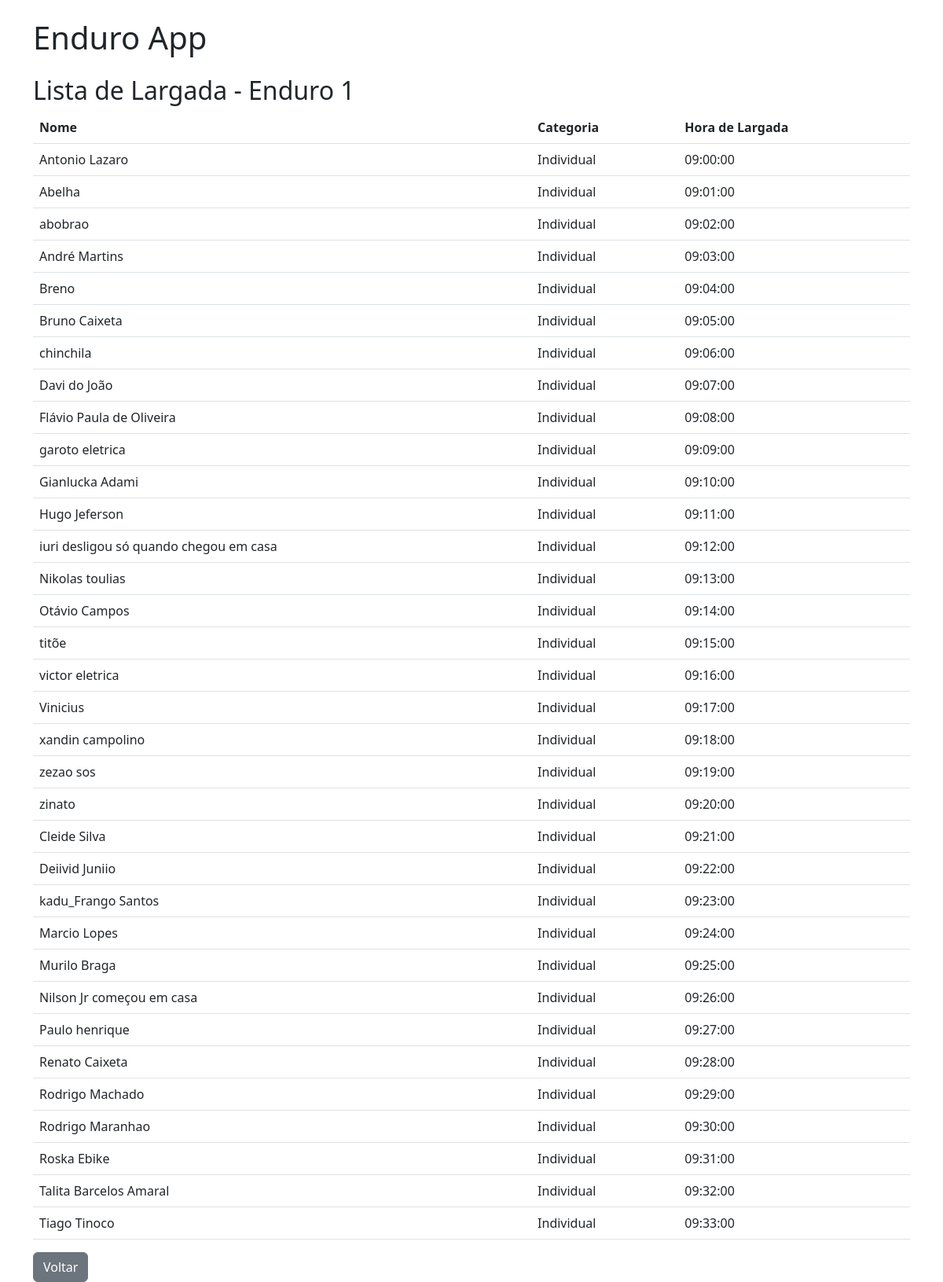
The page /enduros/1/listalargada/ on the database its author committed.
### models.py (models this page shows)
class Enduro(Base):
    __tablename__ = "enduros"
    id = Column(Integer, primary_key=True, index=True)
    name = Column(String, index=True)
    location = Column(String)
    date = Column(String)
    hora_largada = Column(String, nullable=False)
    competitors = relationship("Competitor", back_populates="enduro")
    checkpoints = relationship("Checkpoint", back_populates="enduro")
    categories = relationship("Category", back_populates="enduro")
    resultados = relationship("Resultados", back_populates="enduro")

class Competitor(Base):
    __tablename__ = "competitors"
    id = Column(Integer, primary_key=True, index=True)
    enduro_id = Column(Integer, ForeignKey("enduros.id"))
    name = Column(String, index=True)
    placa = Column(String)
    categories_id = Column(Integer, ForeignKey("categories.id"))
    enduro = relationship("Enduro", back_populates="competitors")
    checkpoints = relationship("Checkpoint", back_populates="competitor")
    category = relationship("Category", back_populates="competitors")
    resultados = relationship("Resultados", back_populates="competitor")
    trackpoints = relationship("Trackpoint", back_populates="competitor")

class Category(Base):
    __tablename__ = "categories"
    id = Column(Integer, primary_key=True, index=True)
    enduro_id = Column(Integer, ForeignKey("enduros.id"))
    name = Column(String)
    enduro = relationship("Enduro", back_populates="categories")
    competitors = relationship("Competitor", back_populates="category")

### routers.py (the view)
@router.get("/enduros/{enduro_id}/listalargada/", response_class=HTMLResponse)
def list_largada(enduro_id: int, request: Request, db: Session = Depends(get_db)):
    enduro = db.query(Enduro).filter(Enduro.id == enduro_id).first()
    if not enduro:
        raise HTTPException(status_code=404, detail="Enduro não encontrado")
    competitors = db.query(Competitor).filter(Competitor.enduro_id == enduro_id).all()
    largada_list = []
    try:
        hora_atual = datetime.strptime(enduro.hora_largada, "%H:%M:%S")
    except ValueError:
        raise HTTPException(status_code=500, detail="Formato de hora de largada inválido")
    for competitor in competitors:
        competitor_name = competitor.name if competitor else "Sem nome"
        category = db.query(Category).filter(Category.id == competitor.categories_id).first()
        category_name = category.name if category else "Sem categoria"
        largada_list.append({
            "name": competitor_name,
            "category": category_name,
            "hora_largada": hora_atual.strftime("%H:%M:%S")  # Agora funciona corretamente
        })
        hora_atual += timedelta(minutes=1)
    return templates.TemplateResponse(
        "list_largada.html",
        {"request": request, "enduro": enduro, "largada_list": largada_list}
    )

### templates/list_largada.html
{% extends "base.html" %}
{% block content %}
<h2>Lista de Largada - {{ enduro.name }}</h2>
<table class="table">
    <thead>
        <tr>
            <th>Nome</th>
            <th>Categoria</th>
            <th>Hora de Largada</th>
        </tr>
    </thead>
    <tbody>
        {% for competitor in largada_list %}
        <tr>
            <td>{{ competitor.name }}</td>
            <td>{{ competitor.category }}</td>
            <td>{{ competitor.hora_largada }}</td>
        </tr>
        {% endfor %}
    </tbody>
</table>
<a href="/enduros/{{ enduro.id }}/" class="btn btn-secondary">Voltar</a>
{% endblock %}

### rows shown on the page
Enduro: name "Enduro 1"
Competitor: name "Antonio Lazaro"
Category: category "Individual" "Individual" "Individual" "Individual" "Individual" "Individual" "Individual" "Individual" "Individual" "Individual" "Individual" "Individual" "Individual" "Individual" "Individual" "Individual" "Individual" "Individual" "Individual" "Individual" "Individual" "Individual" "Individual" "Individual" "Individual" "Individual" "Individual" "Individual" "Individual" "Individual" "Individual" "Individual" "Individual" "Individual"
Competitor: name "Abelha"
Competitor: name "abobrao"
Competitor: name "André Martins"
Competitor: name "Breno"
Competitor: name "Bruno Caixeta"
Competitor: name "chinchila"
Competitor: name "Davi do João"
Competitor: name "Flávio Paula de Oliveira"
Competitor: name "garoto eletrica"
Competitor: name "Gianlucka Adami"
Competitor: name "Hugo Jeferson"
Competitor: name "iuri desligou só quando chegou em casa"
Competitor: name "Nikolas toulias"
Competitor: name "Otávio Campos"
Competitor: name "titõe"
Competitor: name "victor eletrica"
Competitor: name "Vinicius"
Competitor: name "xandin campolino"
Competitor: name "zezao sos"
Competitor: name "zinato"
Competitor: name "Cleide Silva"
Competitor: name "Deiivid Juniio"
Competitor: name "kadu_Frango Santos"
Competitor: name "Marcio Lopes"
Competitor: name "Murilo Braga"
Competitor: name "Nilson Jr começou em casa"
Competitor: name "Paulo henrique"
Competitor: name "Renato Caixeta"
Competitor: name "Rodrigo Machado"
Competitor: name "Rodrigo Maranhao"
Competitor: name "Roska Ebike"
Competitor: name "Talita Barcelos Amaral"
Competitor: name "Tiago Tinoco"

### other values the page prints
{{ competitor.hora_largada }} "09:00:00" "09:01:00" "09:02:00" "09:03:00" "09:04:00" "09:05:00" "09:06:00" "09:07:00" "09:08:00" "09:09:00" "09:10:00" "09:11:00" "09:12:00" "09:13:00" "09:14:00" "09:15:00" "09:16:00" "09:17:00" "09:18:00" "09:19:00" "09:20:00" "09:21:00" "09:22:00" "09:23:00" "09:24:00" "09:25:00" "09:26:00" "09:27:00" "09:28:00" "09:29:00" "09:30:00" "09:31:00" "09:32:00" "09:33:00"
